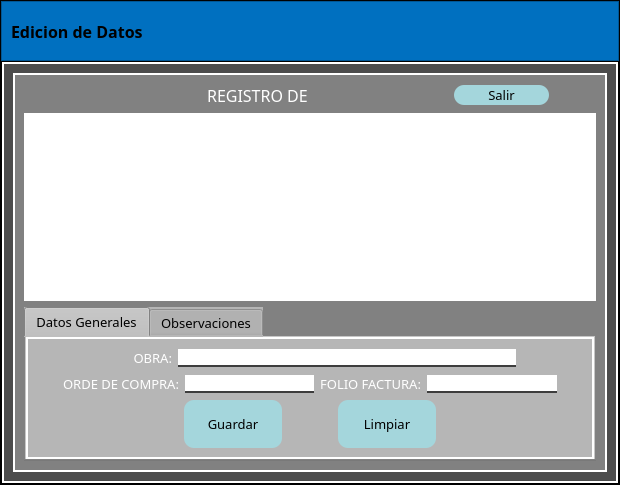
<?xml version="1.0" encoding="UTF-8"?>
<ui version="4.0">
 <class>EdicionRegistros</class>
 <widget class="QMainWindow" name="EdicionRegistros">
  <property name="geometry">
   <rect>
    <x>0</x>
    <y>0</y>
    <width>620</width>
    <height>485</height>
   </rect>
  </property>
  <property name="minimumSize">
   <size>
    <width>0</width>
    <height>0</height>
   </size>
  </property>
  <property name="maximumSize">
   <size>
    <width>16777215</width>
    <height>16777215</height>
   </size>
  </property>
  <property name="windowTitle">
   <string>MainWindow</string>
  </property>
  <widget class="QWidget" name="centralwidget">
   <property name="styleSheet">
    <string notr="true"/>
   </property>
   <layout class="QVBoxLayout" name="verticalLayout">
    <property name="spacing">
     <number>0</number>
    </property>
    <property name="leftMargin">
     <number>0</number>
    </property>
    <property name="topMargin">
     <number>0</number>
    </property>
    <property name="rightMargin">
     <number>0</number>
    </property>
    <property name="bottomMargin">
     <number>0</number>
    </property>
    <item>
     <widget class="QFrame" name="frame">
      <property name="styleSheet">
       <string notr="true">background-color: rgb(0, 0, 0);</string>
      </property>
      <property name="frameShape">
       <enum>QFrame::StyledPanel</enum>
      </property>
      <property name="frameShadow">
       <enum>QFrame::Raised</enum>
      </property>
      <layout class="QVBoxLayout" name="verticalLayout_2" stretch="1,10">
       <property name="spacing">
        <number>0</number>
       </property>
       <property name="leftMargin">
        <number>0</number>
       </property>
       <property name="topMargin">
        <number>0</number>
       </property>
       <property name="rightMargin">
        <number>0</number>
       </property>
       <property name="bottomMargin">
        <number>0</number>
       </property>
       <item>
        <widget class="QFrame" name="FrameSuperior">
         <property name="styleSheet">
          <string notr="true">QFrame{
background-color:#0070C0;
}

QPushButton{
background-color:#000000ff;
border-radius:20px;
}

QPushButton:hover{
background-color:orange;
border-radius:20px;
}</string>
         </property>
         <property name="frameShape">
          <enum>QFrame::StyledPanel</enum>
         </property>
         <property name="frameShadow">
          <enum>QFrame::Raised</enum>
         </property>
         <layout class="QHBoxLayout" name="horizontalLayout">
          <item>
           <widget class="QLabel" name="DESINGLASS">
            <property name="font">
             <font>
              <family>Goudy Old Style</family>
              <pointsize>12</pointsize>
              <weight>75</weight>
              <bold>true</bold>
             </font>
            </property>
            <property name="text">
             <string>Edicion de Datos</string>
            </property>
           </widget>
          </item>
          <item>
           <spacer name="ESP1">
            <property name="orientation">
             <enum>Qt::Horizontal</enum>
            </property>
            <property name="sizeHint" stdset="0">
             <size>
              <width>261</width>
              <height>17</height>
             </size>
            </property>
           </spacer>
          </item>
          <item>
           <widget class="QPushButton" name="BTMin">
            <property name="minimumSize">
             <size>
              <width>40</width>
              <height>40</height>
             </size>
            </property>
            <property name="text">
             <string/>
            </property>
            <property name="icon">
             <iconset>
              <normaloff>Minimizar.svg</normaloff>Minimizar.svg</iconset>
            </property>
            <property name="iconSize">
             <size>
              <width>28</width>
              <height>28</height>
             </size>
            </property>
           </widget>
          </item>
          <item>
           <widget class="QPushButton" name="BTMax2">
            <property name="minimumSize">
             <size>
              <width>40</width>
              <height>40</height>
             </size>
            </property>
            <property name="text">
             <string/>
            </property>
            <property name="icon">
             <iconset>
              <normaloff>Maximizar.svg</normaloff>Maximizar.svg</iconset>
            </property>
            <property name="iconSize">
             <size>
              <width>18</width>
              <height>18</height>
             </size>
            </property>
           </widget>
          </item>
          <item>
           <widget class="QPushButton" name="BTMax">
            <property name="minimumSize">
             <size>
              <width>40</width>
              <height>40</height>
             </size>
            </property>
            <property name="text">
             <string/>
            </property>
            <property name="icon">
             <iconset>
              <normaloff>Maximizar.svg</normaloff>Maximizar.svg</iconset>
            </property>
            <property name="iconSize">
             <size>
              <width>18</width>
              <height>18</height>
             </size>
            </property>
           </widget>
          </item>
          <item>
           <widget class="QPushButton" name="BTCerar">
            <property name="minimumSize">
             <size>
              <width>40</width>
              <height>40</height>
             </size>
            </property>
            <property name="text">
             <string/>
            </property>
            <property name="icon">
             <iconset>
              <normaloff>Cerrar.svg</normaloff>Cerrar.svg</iconset>
            </property>
            <property name="iconSize">
             <size>
              <width>28</width>
              <height>28</height>
             </size>
            </property>
           </widget>
          </item>
         </layout>
        </widget>
       </item>
       <item>
        <widget class="QFrame" name="FrameContenido">
         <property name="styleSheet">
          <string notr="true">QFrame{
background-color:#000000ff;
}

QLabel{
background-color:#000000ff;
color:White;
border:0px solid #14C8DC;
}

QLineEdit{
background-color:White;
border:0px;
color:Black;
border-bottom:2px solid rgb(61,61,61);
font: 75 12pt &quot;Times New Roman&quot;;
}

QPushButton{
background-color:#A4D6DC;
border-radius:20px;
color:Black;
}

QPushButton:hover{
background-color:#DCD8A4;
border-radius:20px;
color:Black;
}

QComboBox{
background-color:White;
border:0px;
color:Black;
border-bottom:2px solid rgb(61,61,61);
font: 75 12pt &quot;Times New Roman&quot;;
}

QTableWidget{
	background-color:rgb(255,255,255);
	color:rgb(0,0,0);
	gridline-color:rgb(61,61,61);
	font-size:12pt;
	color:#000000;
}

QHeaderView::section{
background-color:#A4D6DC;
border:1px solid rgb(0,0,0);
font-size:12pt;
}

QTableWidgetQTableCornerButton::section{
background-color:rgb(0,0,0);
border:1px solid rgb(0,206,151);
}

QTabWidget{
background-color: rgb(129, 129, 129);
}



</string>
         </property>
         <property name="frameShape">
          <enum>QFrame::StyledPanel</enum>
         </property>
         <property name="frameShadow">
          <enum>QFrame::Raised</enum>
         </property>
         <layout class="QHBoxLayout" name="horizontalLayout_2">
          <property name="spacing">
           <number>0</number>
          </property>
          <property name="leftMargin">
           <number>0</number>
          </property>
          <property name="topMargin">
           <number>0</number>
          </property>
          <property name="rightMargin">
           <number>0</number>
          </property>
          <property name="bottomMargin">
           <number>0</number>
          </property>
          <item>
           <widget class="QFrame" name="frame_3">
            <property name="styleSheet">
             <string notr="true">QFrame{
background-color:rgba(255, 255, 255,0.3);
border: 2px solid rgb(255,255,255);
}

QTextEdit{
background-color:White;
border:0px;
color:Black;
border-bottom:2px solid rgb(61,61,61);
font: 75 12pt &quot;Times New Roman&quot;;
}
</string>
            </property>
            <property name="frameShape">
             <enum>QFrame::StyledPanel</enum>
            </property>
            <property name="frameShadow">
             <enum>QFrame::Raised</enum>
            </property>
            <layout class="QHBoxLayout" name="horizontalLayout_3" stretch="1">
             <item>
              <widget class="QFrame" name="frame_2">
               <property name="styleSheet">
                <string notr="true">QFrame{
background-color:rgba(255, 255, 255,0.3);
border: 2px solid rgb(255,255,255);
}

QTextEdit{
background-color:White;
border:0px;
color:Black;
border-bottom:2px solid rgb(61,61,61);
font: 75 12pt &quot;Times New Roman&quot;;
}

QLabel{
background-color:#000000ff;
color:White;
border:0px solid #14C8DC;
}

QLineEdit{
background-color:White;
border:0px;
color:Black;
border-bottom:2px solid rgb(61,61,61);
font: 75 12pt &quot;Times New Roman&quot;;
}

QPushButton{
background-color:#A4D6DC;
border-radius:10px;
color:Black;
}

QPushButton:hover{
background-color:#DCD8A4;
border-radius:10px;
color:Black;
}

QComboBox{
background-color:White;
border:0px;
color:Black;
border-bottom:2px solid rgb(61,61,61);
font: 75 12pt &quot;Times New Roman&quot;;
}

QTableWidget{
	background-color:rgb(255,255,255);
	color:rgb(0,0,0);
	gridline-color:rgb(61,61,61);
	font-size:12pt;
	color:#000000;
}

QHeaderView::section{
background-color:#A4D6DC;
border:1px solid rgb(0,0,0);
font-size:12pt;
}

QTableWidgetQTableCornerButton::section{
background-color:rgb(0,0,0);
border:1px solid rgb(0,206,151);
}

QTabWidget{
background-color: rgb(129, 129, 129);
}

</string>
               </property>
               <property name="frameShape">
                <enum>QFrame::StyledPanel</enum>
               </property>
               <property name="frameShadow">
                <enum>QFrame::Raised</enum>
               </property>
               <layout class="QVBoxLayout" name="verticalLayout_5" stretch="2,6,2">
                <item>
                 <layout class="QHBoxLayout" name="horizontalLayout_4" stretch="1,8,2,1">
                  <item>
                   <spacer name="horizontalSpacer">
                    <property name="orientation">
                     <enum>Qt::Horizontal</enum>
                    </property>
                    <property name="sizeHint" stdset="0">
                     <size>
                      <width>40</width>
                      <height>20</height>
                     </size>
                    </property>
                   </spacer>
                  </item>
                  <item>
                   <widget class="QLabel" name="Titulo">
                    <property name="font">
                     <font>
                      <family>Bodoni MT</family>
                      <pointsize>12</pointsize>
                     </font>
                    </property>
                    <property name="text">
                     <string>REGISTRO DE </string>
                    </property>
                    <property name="alignment">
                     <set>Qt::AlignCenter</set>
                    </property>
                   </widget>
                  </item>
                  <item>
                   <widget class="QPushButton" name="BTSalir">
                    <property name="minimumSize">
                     <size>
                      <width>0</width>
                      <height>20</height>
                     </size>
                    </property>
                    <property name="font">
                     <font>
                      <family>Goudy Old Style</family>
                      <pointsize>10</pointsize>
                     </font>
                    </property>
                    <property name="cursor">
                     <cursorShape>PointingHandCursor</cursorShape>
                    </property>
                    <property name="text">
                     <string>Salir</string>
                    </property>
                   </widget>
                  </item>
                  <item>
                   <spacer name="horizontalSpacer_2">
                    <property name="orientation">
                     <enum>Qt::Horizontal</enum>
                    </property>
                    <property name="sizeHint" stdset="0">
                     <size>
                      <width>40</width>
                      <height>20</height>
                     </size>
                    </property>
                   </spacer>
                  </item>
                 </layout>
                </item>
                <item>
                 <widget class="QTableWidget" name="TWRegistro">
                  <property name="cursor" stdset="0">
                   <cursorShape>OpenHandCursor</cursorShape>
                  </property>
                 </widget>
                </item>
                <item>
                 <widget class="QTabWidget" name="tabWidget">
                  <property name="font">
                   <font>
                    <family>Goudy Old Style</family>
                    <pointsize>10</pointsize>
                   </font>
                  </property>
                  <property name="styleSheet">
                   <string notr="true">background-color: rgb(182, 182, 182);


</string>
                  </property>
                  <property name="currentIndex">
                   <number>0</number>
                  </property>
                  <widget class="QWidget" name="Pagina1">
                   <attribute name="title">
                    <string>Datos Generales</string>
                   </attribute>
                   <layout class="QVBoxLayout" name="verticalLayout_4">
                    <property name="spacing">
                     <number>0</number>
                    </property>
                    <property name="leftMargin">
                     <number>0</number>
                    </property>
                    <property name="topMargin">
                     <number>0</number>
                    </property>
                    <property name="rightMargin">
                     <number>0</number>
                    </property>
                    <property name="bottomMargin">
                     <number>0</number>
                    </property>
                    <item>
                     <widget class="QFrame" name="frame_5">
                      <property name="styleSheet">
                       <string notr="true">
QFrame{
background-color:#000000ff;
border: 0px solid rgb(255,255,255);
}

QTextEdit{
background-color:White;
border:0px;
color:Black;
border-bottom:2px solid rgb(61,61,61);
font: 75 12pt &quot;Times New Roman&quot;;
}

QLabel{
background-color:#000000ff;
color:White;
border:0px solid #14C8DC;
}

QLineEdit{
background-color:White;
border:0px;
color:Black;
border-bottom:2px solid rgb(61,61,61);
font: 75 12pt &quot;Times New Roman&quot;;
}

QPushButton{
background-color:#A4D6DC;
border-radius:10px;
color:Black;
}

QPushButton:hover{
background-color:#DCD8A4;
border-radius:10px;
color:Black;
}

QComboBox{
background-color:White;
border:0px;
color:Black;
border-bottom:2px solid rgb(61,61,61);
font: 75 12pt &quot;Times New Roman&quot;;
}

QTableWidget{
	background-color:rgb(255,255,255);
	color:rgb(0,0,0);
	gridline-color:rgb(61,61,61);
	font-size:12pt;
	color:#000000;
}

QHeaderView::section{
background-color:#A4D6DC;
border:1px solid rgb(0,0,0);
font-size:12pt;
}

QTableWidgetQTableCornerButton::section{
background-color:rgb(0,0,0);
border:1px solid rgb(0,206,151);
}

QTabWidget{
background-color: rgb(129, 129, 129);
}</string>
                      </property>
                      <property name="frameShape">
                       <enum>QFrame::StyledPanel</enum>
                      </property>
                      <property name="frameShadow">
                       <enum>QFrame::Raised</enum>
                      </property>
                      <layout class="QVBoxLayout" name="verticalLayout_6" stretch="10,10,1">
                       <property name="sizeConstraint">
                        <enum>QLayout::SetDefaultConstraint</enum>
                       </property>
                       <property name="leftMargin">
                        <number>9</number>
                       </property>
                       <property name="topMargin">
                        <number>9</number>
                       </property>
                       <property name="rightMargin">
                        <number>9</number>
                       </property>
                       <item>
                        <layout class="QHBoxLayout" name="horizontalLayout_5" stretch="1,1,5,1">
                         <item>
                          <spacer name="horizontalSpacer_3">
                           <property name="orientation">
                            <enum>Qt::Horizontal</enum>
                           </property>
                           <property name="sizeHint" stdset="0">
                            <size>
                             <width>40</width>
                             <height>20</height>
                            </size>
                           </property>
                          </spacer>
                         </item>
                         <item>
                          <widget class="QLabel" name="Obra">
                           <property name="font">
                            <font>
                             <family>Goudy Old Style</family>
                             <pointsize>10</pointsize>
                            </font>
                           </property>
                           <property name="text">
                            <string>OBRA:</string>
                           </property>
                           <property name="alignment">
                            <set>Qt::AlignRight|Qt::AlignTrailing|Qt::AlignVCenter</set>
                           </property>
                          </widget>
                         </item>
                         <item>
                          <widget class="QLineEdit" name="TXObra"/>
                         </item>
                         <item>
                          <spacer name="horizontalSpacer_4">
                           <property name="orientation">
                            <enum>Qt::Horizontal</enum>
                           </property>
                           <property name="sizeHint" stdset="0">
                            <size>
                             <width>40</width>
                             <height>20</height>
                            </size>
                           </property>
                          </spacer>
                         </item>
                        </layout>
                       </item>
                       <item>
                        <layout class="QHBoxLayout" name="horizontalLayout_6" stretch="1,2,5,2,5,1">
                         <item>
                          <spacer name="horizontalSpacer_6">
                           <property name="orientation">
                            <enum>Qt::Horizontal</enum>
                           </property>
                           <property name="sizeHint" stdset="0">
                            <size>
                             <width>40</width>
                             <height>20</height>
                            </size>
                           </property>
                          </spacer>
                         </item>
                         <item>
                          <widget class="QLabel" name="OrComp">
                           <property name="font">
                            <font>
                             <family>Goudy Old Style</family>
                             <pointsize>10</pointsize>
                            </font>
                           </property>
                           <property name="text">
                            <string>ORDE DE COMPRA:</string>
                           </property>
                           <property name="alignment">
                            <set>Qt::AlignRight|Qt::AlignTrailing|Qt::AlignVCenter</set>
                           </property>
                          </widget>
                         </item>
                         <item>
                          <widget class="QLineEdit" name="TXOrComp"/>
                         </item>
                         <item>
                          <widget class="QLabel" name="FolFact">
                           <property name="font">
                            <font>
                             <family>Goudy Old Style</family>
                             <pointsize>10</pointsize>
                            </font>
                           </property>
                           <property name="text">
                            <string>FOLIO FACTURA:</string>
                           </property>
                           <property name="alignment">
                            <set>Qt::AlignRight|Qt::AlignTrailing|Qt::AlignVCenter</set>
                           </property>
                          </widget>
                         </item>
                         <item>
                          <widget class="QLineEdit" name="TXFolFact"/>
                         </item>
                         <item>
                          <spacer name="horizontalSpacer_5">
                           <property name="orientation">
                            <enum>Qt::Horizontal</enum>
                           </property>
                           <property name="sizeHint" stdset="0">
                            <size>
                             <width>40</width>
                             <height>20</height>
                            </size>
                           </property>
                          </spacer>
                         </item>
                        </layout>
                       </item>
                       <item>
                        <layout class="QHBoxLayout" name="horizontalLayout_7" stretch="3,2,1,2,3">
                         <item>
                          <spacer name="horizontalSpacer_7">
                           <property name="orientation">
                            <enum>Qt::Horizontal</enum>
                           </property>
                           <property name="sizeHint" stdset="0">
                            <size>
                             <width>40</width>
                             <height>20</height>
                            </size>
                           </property>
                          </spacer>
                         </item>
                         <item>
                          <widget class="QPushButton" name="BTGuardar">
                           <property name="sizePolicy">
                            <sizepolicy hsizetype="Expanding" vsizetype="Expanding">
                             <horstretch>0</horstretch>
                             <verstretch>0</verstretch>
                            </sizepolicy>
                           </property>
                           <property name="minimumSize">
                            <size>
                             <width>0</width>
                             <height>28</height>
                            </size>
                           </property>
                           <property name="maximumSize">
                            <size>
                             <width>16777215</width>
                             <height>60</height>
                            </size>
                           </property>
                           <property name="font">
                            <font>
                             <family>Goudy Old Style</family>
                             <pointsize>10</pointsize>
                            </font>
                           </property>
                           <property name="cursor">
                            <cursorShape>PointingHandCursor</cursorShape>
                           </property>
                           <property name="text">
                            <string>Guardar</string>
                           </property>
                          </widget>
                         </item>
                         <item>
                          <spacer name="horizontalSpacer_9">
                           <property name="orientation">
                            <enum>Qt::Horizontal</enum>
                           </property>
                           <property name="sizeHint" stdset="0">
                            <size>
                             <width>40</width>
                             <height>20</height>
                            </size>
                           </property>
                          </spacer>
                         </item>
                         <item>
                          <widget class="QPushButton" name="BTLimpiar">
                           <property name="sizePolicy">
                            <sizepolicy hsizetype="Expanding" vsizetype="Expanding">
                             <horstretch>0</horstretch>
                             <verstretch>0</verstretch>
                            </sizepolicy>
                           </property>
                           <property name="minimumSize">
                            <size>
                             <width>0</width>
                             <height>28</height>
                            </size>
                           </property>
                           <property name="maximumSize">
                            <size>
                             <width>16777215</width>
                             <height>60</height>
                            </size>
                           </property>
                           <property name="font">
                            <font>
                             <family>Goudy Old Style</family>
                             <pointsize>10</pointsize>
                            </font>
                           </property>
                           <property name="cursor">
                            <cursorShape>PointingHandCursor</cursorShape>
                           </property>
                           <property name="text">
                            <string>Limpiar</string>
                           </property>
                          </widget>
                         </item>
                         <item>
                          <spacer name="horizontalSpacer_8">
                           <property name="orientation">
                            <enum>Qt::Horizontal</enum>
                           </property>
                           <property name="sizeHint" stdset="0">
                            <size>
                             <width>40</width>
                             <height>20</height>
                            </size>
                           </property>
                          </spacer>
                         </item>
                        </layout>
                       </item>
                      </layout>
                     </widget>
                    </item>
                   </layout>
                  </widget>
                  <widget class="QWidget" name="Pagina2">
                   <attribute name="title">
                    <string>Observaciones</string>
                   </attribute>
                   <layout class="QVBoxLayout" name="verticalLayout_3">
                    <property name="spacing">
                     <number>0</number>
                    </property>
                    <property name="leftMargin">
                     <number>0</number>
                    </property>
                    <property name="topMargin">
                     <number>0</number>
                    </property>
                    <property name="rightMargin">
                     <number>0</number>
                    </property>
                    <property name="bottomMargin">
                     <number>0</number>
                    </property>
                    <item>
                     <widget class="QFrame" name="frame_4">
                      <property name="styleSheet">
                       <string notr="true">
QFrame{
background-color:#000000ff;
border: 0px solid rgb(255,255,255);
}

QTextEdit{
background-color:White;
border:0px;
color:Black;
border-bottom:2px solid rgb(61,61,61);
font: 75 12pt &quot;Times New Roman&quot;;
}

QLabel{
background-color:#000000ff;
color:White;
border:0px solid #14C8DC;
}

QLineEdit{
background-color:White;
border:0px;
color:Black;
border-bottom:2px solid rgb(61,61,61);
font: 75 12pt &quot;Times New Roman&quot;;
}

QPushButton{
background-color:#A4D6DC;
border-radius:10px;
color:Black;
}

QPushButton:hover{
background-color:#DCD8A4;
border-radius:10px;
color:Black;
}

QComboBox{
background-color:White;
border:0px;
color:Black;
border-bottom:2px solid rgb(61,61,61);
font: 75 12pt &quot;Times New Roman&quot;;
}

QTableWidget{
	background-color:rgb(255,255,255);
	color:rgb(0,0,0);
	gridline-color:rgb(61,61,61);
	font-size:12pt;
	color:#000000;
}

QHeaderView::section{
background-color:#A4D6DC;
border:1px solid rgb(0,0,0);
font-size:12pt;
}

QTableWidgetQTableCornerButton::section{
background-color:rgb(0,0,0);
border:1px solid rgb(0,206,151);
}

QTabWidget{
background-color: rgb(129, 129, 129);
}</string>
                      </property>
                      <property name="frameShape">
                       <enum>QFrame::StyledPanel</enum>
                      </property>
                      <property name="frameShadow">
                       <enum>QFrame::Raised</enum>
                      </property>
                      <layout class="QVBoxLayout" name="verticalLayout_7">
                       <item>
                        <layout class="QHBoxLayout" name="horizontalLayout_8" stretch="5,2">
                         <item>
                          <widget class="QLabel" name="Observaciones">
                           <property name="font">
                            <font>
                             <family>Goudy Old Style</family>
                             <pointsize>10</pointsize>
                            </font>
                           </property>
                           <property name="text">
                            <string>Observaciones</string>
                           </property>
                          </widget>
                         </item>
                         <item>
                          <widget class="QPushButton" name="BTLimpiarObs">
                           <property name="sizePolicy">
                            <sizepolicy hsizetype="Expanding" vsizetype="Expanding">
                             <horstretch>0</horstretch>
                             <verstretch>0</verstretch>
                            </sizepolicy>
                           </property>
                           <property name="minimumSize">
                            <size>
                             <width>0</width>
                             <height>20</height>
                            </size>
                           </property>
                           <property name="maximumSize">
                            <size>
                             <width>16777215</width>
                             <height>40</height>
                            </size>
                           </property>
                           <property name="font">
                            <font>
                             <family>Goudy Old Style</family>
                             <pointsize>10</pointsize>
                            </font>
                           </property>
                           <property name="cursor">
                            <cursorShape>PointingHandCursor</cursorShape>
                           </property>
                           <property name="text">
                            <string>Limpiar Observaciones</string>
                           </property>
                          </widget>
                         </item>
                        </layout>
                       </item>
                       <item>
                        <layout class="QHBoxLayout" name="horizontalLayout_9" stretch="0,10,0">
                         <property name="spacing">
                          <number>0</number>
                         </property>
                         <item>
                          <spacer name="horizontalSpacer_10">
                           <property name="orientation">
                            <enum>Qt::Horizontal</enum>
                           </property>
                           <property name="sizeHint" stdset="0">
                            <size>
                             <width>1</width>
                             <height>1</height>
                            </size>
                           </property>
                          </spacer>
                         </item>
                         <item>
                          <widget class="QTextEdit" name="TXObservaciones"/>
                         </item>
                         <item>
                          <spacer name="horizontalSpacer_11">
                           <property name="orientation">
                            <enum>Qt::Horizontal</enum>
                           </property>
                           <property name="sizeHint" stdset="0">
                            <size>
                             <width>1</width>
                             <height>1</height>
                            </size>
                           </property>
                          </spacer>
                         </item>
                        </layout>
                       </item>
                      </layout>
                     </widget>
                    </item>
                   </layout>
                  </widget>
                 </widget>
                </item>
               </layout>
              </widget>
             </item>
            </layout>
           </widget>
          </item>
         </layout>
        </widget>
       </item>
      </layout>
     </widget>
    </item>
   </layout>
  </widget>
 </widget>
 <resources/>
 <connections/>
</ui>
